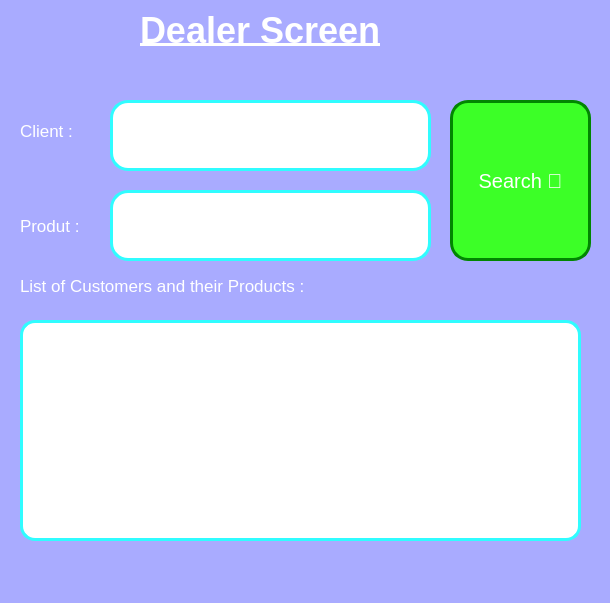
<?xml version="1.0" encoding="UTF-8"?>
<ui version="4.0">
 <class>DealerWindow</class>
 <widget class="QMainWindow" name="DealerWindow">
  <property name="geometry">
   <rect>
    <x>0</x>
    <y>0</y>
    <width>610</width>
    <height>603</height>
   </rect>
  </property>
  <property name="windowTitle">
   <string>MainWindow</string>
  </property>
  <property name="styleSheet">
   <string notr="true">background-color: rgb(169, 171, 255);</string>
  </property>
  <widget class="QWidget" name="centralwidget">
   <widget class="QListWidget" name="list_Client">
    <property name="geometry">
     <rect>
      <x>20</x>
      <y>320</y>
      <width>561</width>
      <height>221</height>
     </rect>
    </property>
    <property name="styleSheet">
     <string notr="true">border: 3px Solid rgb(48, 252, 255);

background-color: rgb(255, 255, 255);
border-radius: 15px</string>
    </property>
   </widget>
   <widget class="QLabel" name="label">
    <property name="geometry">
     <rect>
      <x>20</x>
      <y>260</y>
      <width>391</width>
      <height>51</height>
     </rect>
    </property>
    <property name="font">
     <font>
      <pointsize>13</pointsize>
     </font>
    </property>
    <property name="styleSheet">
     <string notr="true">color: rgb(255, 255, 255);</string>
    </property>
    <property name="text">
     <string>List of Customers and their Products :</string>
    </property>
   </widget>
   <widget class="QLabel" name="label_3">
    <property name="geometry">
     <rect>
      <x>20</x>
      <y>110</y>
      <width>111</width>
      <height>41</height>
     </rect>
    </property>
    <property name="font">
     <font>
      <pointsize>13</pointsize>
     </font>
    </property>
    <property name="styleSheet">
     <string notr="true">color: rgb(255, 255, 255);</string>
    </property>
    <property name="text">
     <string>Client :</string>
    </property>
   </widget>
   <widget class="QLabel" name="label_4">
    <property name="geometry">
     <rect>
      <x>20</x>
      <y>210</y>
      <width>81</width>
      <height>31</height>
     </rect>
    </property>
    <property name="font">
     <font>
      <pointsize>13</pointsize>
     </font>
    </property>
    <property name="styleSheet">
     <string notr="true">color: rgb(255, 255, 255);</string>
    </property>
    <property name="text">
     <string>Produt :</string>
    </property>
   </widget>
   <widget class="QLineEdit" name="Client">
    <property name="geometry">
     <rect>
      <x>110</x>
      <y>100</y>
      <width>321</width>
      <height>71</height>
     </rect>
    </property>
    <property name="font">
     <font>
      <pointsize>16</pointsize>
     </font>
    </property>
    <property name="styleSheet">
     <string notr="true">

background-color: rgb(255, 255, 255);
border: 3px Solid rgb(48, 252, 255);
border-radius: 18px;
 </string>
    </property>
    <property name="text">
     <string/>
    </property>
    <property name="placeholderText">
     <string/>
    </property>
   </widget>
   <widget class="QLineEdit" name="Produit">
    <property name="geometry">
     <rect>
      <x>110</x>
      <y>190</y>
      <width>321</width>
      <height>71</height>
     </rect>
    </property>
    <property name="font">
     <font>
      <pointsize>16</pointsize>
     </font>
    </property>
    <property name="styleSheet">
     <string notr="true">

background-color: rgb(255, 255, 255);
border: 3px Solid rgb(48, 252, 255);
border-radius: 18px;
 </string>
    </property>
    <property name="text">
     <string/>
    </property>
    <property name="placeholderText">
     <string/>
    </property>
   </widget>
   <widget class="QPushButton" name="Search_btn">
    <property name="geometry">
     <rect>
      <x>450</x>
      <y>100</y>
      <width>141</width>
      <height>161</height>
     </rect>
    </property>
    <property name="sizeIncrement">
     <size>
      <width>0</width>
      <height>0</height>
     </size>
    </property>
    <property name="font">
     <font>
      <pointsize>15</pointsize>
     </font>
    </property>
    <property name="cursor">
     <cursorShape>PointingHandCursor</cursorShape>
    </property>
    <property name="styleSheet">
     <string notr="true">#Search_btn{
color: rgb(255, 255, 255);
border-radius: 18px;
background-color: rgb(60, 255, 39);
border: 3px Solid rgb(1, 134, 1);

}
#Search_btn:hover:pressed{
background-color: rgb(126, 255, 103);
}</string>
    </property>
    <property name="text">
     <string>Search </string>
    </property>
   </widget>
   <widget class="QLabel" name="label_2">
    <property name="geometry">
     <rect>
      <x>160</x>
      <y>10</y>
      <width>271</width>
      <height>51</height>
     </rect>
    </property>
    <property name="text">
     <string/>
    </property>
   </widget>
   <widget class="QLabel" name="label_5">
    <property name="geometry">
     <rect>
      <x>140</x>
      <y>0</y>
      <width>381</width>
      <height>61</height>
     </rect>
    </property>
    <property name="font">
     <font>
      <pointsize>27</pointsize>
      <weight>75</weight>
      <bold>true</bold>
      <underline>true</underline>
     </font>
    </property>
    <property name="styleSheet">
     <string notr="true">color: rgb(255, 255, 255);</string>
    </property>
    <property name="text">
     <string>Dealer Screen</string>
    </property>
   </widget>
  </widget>
  <widget class="QMenuBar" name="menubar">
   <property name="geometry">
    <rect>
     <x>0</x>
     <y>0</y>
     <width>610</width>
     <height>29</height>
    </rect>
   </property>
  </widget>
  <widget class="QStatusBar" name="statusbar"/>
 </widget>
 <resources/>
 <connections/>
</ui>
